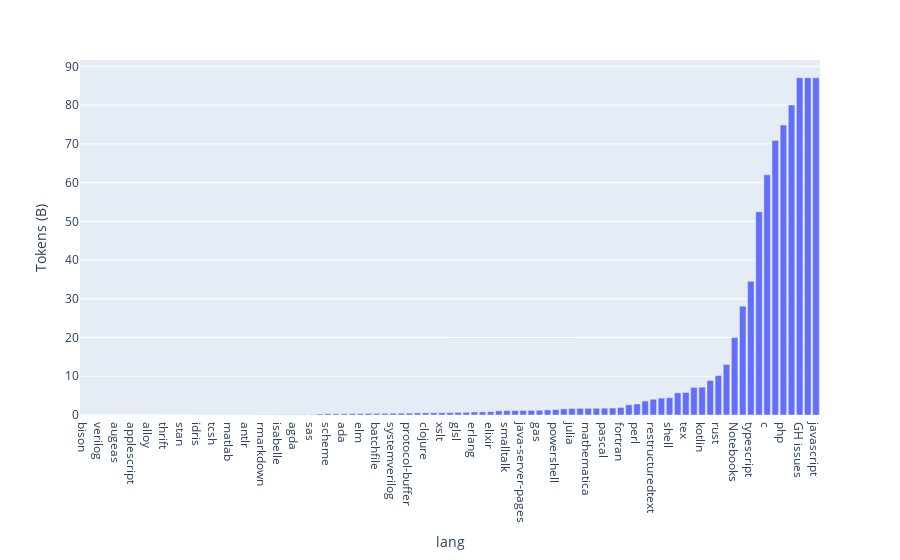

The cell this chart's notebook holds for it:
### Code cell
def unimax(data, N, token_budget):
    B = token_budget
    i = 0
    tokens = list()
    
    # assume data sorted, size in GB
    for _, l in data.iterrows():
        row = {'lang': l['lang'], 'tokens': 0}
        b_l = B / (len(data) - i)
        u = l['size_after_gb']/char_to_tokens
        if b_l > N*u:
            row['tokens'] = N*u
        else:
            row['tokens']= b_l
        B = B - row['tokens']
        i += 1
        tokens.append(row)
    return tokens, B

num_tokens = 800
char_to_tokens = 4
unimax_N = 4

lang2tokens, budget_left = unimax(concat_data, unimax_N, num_tokens)
if budget_left > 0.0:
    print(f"""Still {budget_left} tokens left for training!""")
else:    
    tokens_df = pandas.DataFrame(lang2tokens)

    fig = px.bar(tokens_df, x="lang", y="tokens", labels={'tokens': 'Tokens (B)'})
    fig.show()

### Figure 1 — Plotly figure (JSON) as saved in the notebook; plotly's stock layout.template omitted (floating-point values rounded to 4 significant figures)
{"data": [{"alignmentgroup": "True", "hovertemplate": "lang=%{x}<br>Tokens (B)=%{y}<extra></extra>", "legendgroup": "", "marker": {"color": "#636efa"}, "name": "", "offsetgroup": "", "orientation": "v", "showlegend": false, "textposition": "auto", "type": "bar", "x": ["bison", "d", "verilog", "self", "augeas", "prolog", "applescript", "literate-coffeescript", "alloy", "literate-agda", "thrift", "cobol", "stan", "maple", "idris", "awk", "tcsh", "bluespec", "matlab", "racket", "antlr", "sparql", "rmarkdown", "literate-haskell", "isabelle", "lex", "agda", "lean", "sas", "processing", "scheme", "r", "ada", "viml", "elm", "stata", "batchfile", "tcl", "systemverilog", "emacs-lisp", "protocol-buffer", "standard-ml", "clojure", "cmake", "xslt", "cuda", "glsl", "dockerfile", "erlang", "coffeescript", "elixir", "groovy", "smalltalk", "vhdl", "java-server-pages", "ocaml", "gas", "solidity", "powershell", "visual-basic", "julia", "assembly", "mathematica", "common-lisp", "pascal", "makefile", "fortran", "haskell", "perl", "lua", "restructuredtext", "dart", "shell", "scala", "tex", "swift", "kotlin", "ruby", "rust", "sql", "Notebooks", "go", "typescript", "c-sharp", "c", "python", "php", "Git commits", "GH issues", "java", "javascript"], "xaxis": "x", "y": [0, 0, 0, 0, 0, 0.01, 0.01, 0.01, 0.01, 0.01, 0.02, 0.02, 0.02, 0.02, 0.03, 0.03, 0.03, 0.04, 0.04, 0.04, 0.05, 0.05, 0.06, 0.06, 0.09, 0.09, 0.09, 0.11, 0.14, 0.26, 0.32, 0.32, 0.32, 0.36, 0.37, 0.42, 0.42, 0.43, 0.44, 0.46, 0.49, 0.54, 0.56, 0.56, 0.59, 0.62, 0.67, 0.68, 0.78, 0.81, 0.88, 1.1, 1.12, 1.15, 1.17, 1.19, 1.23, 1.32, 1.4, 1.59, 1.69, 1.71, 1.73, 1.74, 1.77, 1.8, 1.93, 2.63, 2.84, 3.6, 4.06, 4.36, 4.47, 5.71, 5.82, 7.13, 7.19, 8.9, 10.2, 13.06, 20, 28.09, 34.5, 52.5, 61.99, 70.87, 74.87, 80, 87.06, 87.06, 87.06], "yaxis": "y"}], "layout": {"barmode": "relative", "legend": {"tracegroupgap": 0}, "margin": {"t": 60}, "xaxis": {"anchor": "y", "domain": [0, 1], "title": {"text": "lang"}}, "yaxis": {"anchor": "x", "domain": [0, 1], "title": {"text": "Tokens (B)"}}}}
